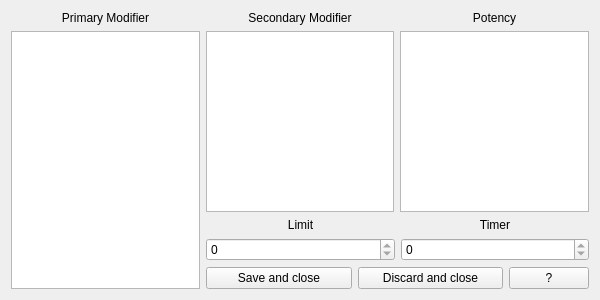
<?xml version="1.0" encoding="UTF-8"?>
<ui version="4.0">
 <class>AdvancedEffectWidget</class>
 <widget class="QWidget" name="AdvancedEffectWidget">
  <property name="geometry">
   <rect>
    <x>0</x>
    <y>0</y>
    <width>600</width>
    <height>300</height>
   </rect>
  </property>
  <property name="windowTitle">
   <string>Form</string>
  </property>
  <layout class="QGridLayout" name="gridLayout">
   <item row="0" column="2">
    <widget class="QLabel" name="potency_label">
     <property name="text">
      <string>Potency</string>
     </property>
     <property name="alignment">
      <set>Qt::AlignCenter</set>
     </property>
    </widget>
   </item>
   <item row="0" column="0">
    <widget class="QLabel" name="primary_mod_label">
     <property name="text">
      <string>Primary Modifier</string>
     </property>
     <property name="alignment">
      <set>Qt::AlignCenter</set>
     </property>
    </widget>
   </item>
   <item row="0" column="1">
    <widget class="QLabel" name="secondary_mod_label">
     <property name="text">
      <string>Secondary Modifier</string>
     </property>
     <property name="alignment">
      <set>Qt::AlignCenter</set>
     </property>
    </widget>
   </item>
   <item row="3" column="1" colspan="2">
    <layout class="QGridLayout" name="gridLayout_2">
     <item row="1" column="0">
      <widget class="QSpinBox" name="limitInput">
       <property name="toolTip">
        <string>&lt;html&gt;&lt;head/&gt;&lt;body&gt;&lt;p&gt;The 'limit' of the effect. What this affects depends on the effect. Limited to a range based on the currently configured effect.&lt;/p&gt;&lt;/body&gt;&lt;/html&gt;</string>
       </property>
       <property name="whatsThis">
        <string>&lt;html&gt;&lt;head/&gt;&lt;body&gt;&lt;p&gt;Click up and down arrows to increase or decrease value. You can also manually type in a value. Value must be an integer. Value will not exceed a set min/max range.&lt;/p&gt;&lt;/body&gt;&lt;/html&gt;</string>
       </property>
       <property name="maximum">
        <number>0</number>
       </property>
      </widget>
     </item>
     <item row="1" column="1">
      <widget class="QSpinBox" name="timerInput">
       <property name="toolTip">
        <string>&lt;html&gt;&lt;head/&gt;&lt;body&gt;&lt;p&gt;The 'timer' on the effect. This is the remaining time before the effect 'updates'. This is limited to a range based on the currently configured effect.&lt;/p&gt;&lt;/body&gt;&lt;/html&gt;</string>
       </property>
       <property name="whatsThis">
        <string>&lt;html&gt;&lt;head/&gt;&lt;body&gt;&lt;p&gt;Click up and down arrows to increase or decrease value. You can also manually type in a value. Value must be an integer. Value will not exceed a set min/max range.&lt;/p&gt;&lt;/body&gt;&lt;/html&gt;</string>
       </property>
       <property name="maximum">
        <number>0</number>
       </property>
      </widget>
     </item>
     <item row="0" column="0">
      <widget class="QLabel" name="limit_label">
       <property name="text">
        <string>Limit</string>
       </property>
       <property name="alignment">
        <set>Qt::AlignCenter</set>
       </property>
      </widget>
     </item>
     <item row="0" column="1">
      <widget class="QLabel" name="timer_label">
       <property name="text">
        <string>Timer</string>
       </property>
       <property name="alignment">
        <set>Qt::AlignCenter</set>
       </property>
      </widget>
     </item>
    </layout>
   </item>
   <item row="2" column="1">
    <widget class="QListView" name="secondaryModList">
     <property name="toolTip">
      <string>&lt;html&gt;&lt;head/&gt;&lt;body&gt;&lt;p&gt;The secondary modifier for the effect.&lt;/p&gt;&lt;/body&gt;&lt;/html&gt;</string>
     </property>
     <property name="whatsThis">
      <string>&lt;html&gt;&lt;head/&gt;&lt;body&gt;&lt;p&gt;Click an entry to select it. This controls the entries shown in the potency list and the limits of the timer and limit inputs.&lt;/p&gt;&lt;/body&gt;&lt;/html&gt;</string>
     </property>
     <property name="editTriggers">
      <set>QAbstractItemView::NoEditTriggers</set>
     </property>
    </widget>
   </item>
   <item row="2" column="2">
    <widget class="QListView" name="potencyList">
     <property name="toolTip">
      <string>&lt;html&gt;&lt;head/&gt;&lt;body&gt;&lt;p&gt;The potency of the effect.&lt;/p&gt;&lt;/body&gt;&lt;/html&gt;</string>
     </property>
     <property name="whatsThis">
      <string>&lt;html&gt;&lt;head/&gt;&lt;body&gt;&lt;p&gt;Click an entry to select it.&lt;/p&gt;&lt;/body&gt;&lt;/html&gt;</string>
     </property>
     <property name="editTriggers">
      <set>QAbstractItemView::NoEditTriggers</set>
     </property>
    </widget>
   </item>
   <item row="4" column="1" colspan="2">
    <layout class="QHBoxLayout" name="horizontalLayout">
     <item>
      <widget class="QPushButton" name="saveButton">
       <property name="toolTip">
        <string>&lt;html&gt;&lt;head/&gt;&lt;body&gt;&lt;p&gt;Apply changes and return to the main editor.&lt;/p&gt;&lt;/body&gt;&lt;/html&gt;</string>
       </property>
       <property name="whatsThis">
        <string>&lt;html&gt;&lt;head/&gt;&lt;body&gt;&lt;p&gt;Click this to save your edits then close this window and show the previous editor window.&lt;/p&gt;&lt;/body&gt;&lt;/html&gt;</string>
       </property>
       <property name="text">
        <string>Save and close</string>
       </property>
      </widget>
     </item>
     <item>
      <widget class="QPushButton" name="discardButton">
       <property name="toolTip">
        <string>&lt;html&gt;&lt;head/&gt;&lt;body&gt;&lt;p&gt;Discard changes and return to the main editor.&lt;/p&gt;&lt;/body&gt;&lt;/html&gt;</string>
       </property>
       <property name="whatsThis">
        <string>&lt;html&gt;&lt;head/&gt;&lt;body&gt;&lt;p&gt;Click this to close this window and show the previous editor window.&lt;/p&gt;&lt;/body&gt;&lt;/html&gt;</string>
       </property>
       <property name="text">
        <string>Discard and close</string>
       </property>
      </widget>
     </item>
     <item>
      <widget class="QPushButton" name="whatsThisButton">
       <property name="sizePolicy">
        <sizepolicy hsizetype="Fixed" vsizetype="Fixed">
         <horstretch>0</horstretch>
         <verstretch>0</verstretch>
        </sizepolicy>
       </property>
       <property name="toolTip">
        <string>&lt;html&gt;&lt;head/&gt;&lt;body&gt;&lt;p&gt;Enter 'What's This?' mode. Also done by pressing F1 on the keyboard.&lt;/p&gt;&lt;p&gt;'What's This?' mode helps clarify how to use the interface of this tool.&lt;/p&gt;&lt;/body&gt;&lt;/html&gt;</string>
       </property>
       <property name="whatsThis">
        <string>&lt;html&gt;&lt;head/&gt;&lt;body&gt;&lt;p&gt;Click this, then click something else. Magic.&lt;/p&gt;&lt;/body&gt;&lt;/html&gt;</string>
       </property>
       <property name="text">
        <string>?</string>
       </property>
      </widget>
     </item>
    </layout>
   </item>
   <item row="2" column="0" rowspan="3">
    <widget class="QListView" name="primaryModList">
     <property name="toolTip">
      <string>&lt;html&gt;&lt;head/&gt;&lt;body&gt;&lt;p&gt;The primary modifier for the effect.&lt;/p&gt;&lt;/body&gt;&lt;/html&gt;</string>
     </property>
     <property name="whatsThis">
      <string>&lt;html&gt;&lt;head/&gt;&lt;body&gt;&lt;p&gt;Click on an entry to select it. Selecting an entry will update the available options in the secondary modifier list (and reset the selected secondary modifier).&lt;/p&gt;&lt;p&gt;Note that the rest of the UI will reset to default state until a new secondary modifier is selected.&lt;/p&gt;&lt;/body&gt;&lt;/html&gt;</string>
     </property>
     <property name="editTriggers">
      <set>QAbstractItemView::NoEditTriggers</set>
     </property>
    </widget>
   </item>
  </layout>
 </widget>
 <resources/>
 <connections/>
</ui>
